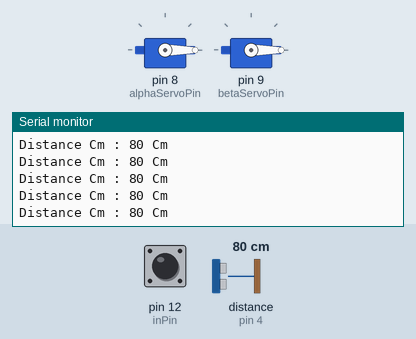
The sketch below on a simulated Arduino Uno, built with avr-gcc and run on an emulated ATmega328P. On the bench: 2 × servo, the last lines printed to the serial monitor. Wiring (inferred from the names in the program): ultrasonic range finder: trigger pin 6; echo pin 4. Inputs (shaded band) come from the test bench; at power-on: distance to the obstacle (sensor on pin 4) 80 cm, pin 12 (inPin) LOW. The echo pulse lasts 58.3 µs per cm.

Above: at 1.2 s.
1.3 s: distance to the obstacle (sensor on pin 4) set to 2 cm
At 1.8 s:
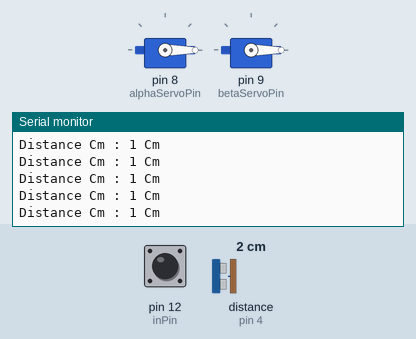
4.3 s: distance to the obstacle (sensor on pin 4) set to 18 cm
At 4.9 s:
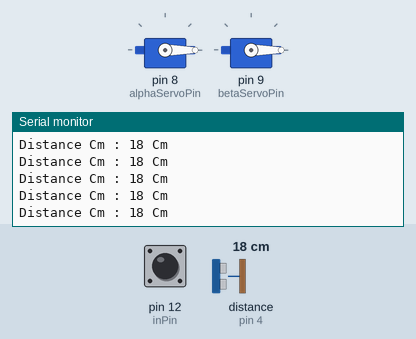
7.3 s: pin 12 (inPin) pulsed HIGH 2 times (0.12 s each, 0.3 s apart)
10.9 s: pin 12 (inPin) pulsed HIGH 2 times (0.12 s each, 0.3 s apart)
At 11.33 s:
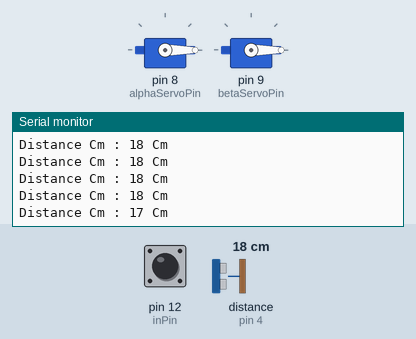
Timing chart, 0 to 13.9 s (numbered marks = the images above; inputs shaded):
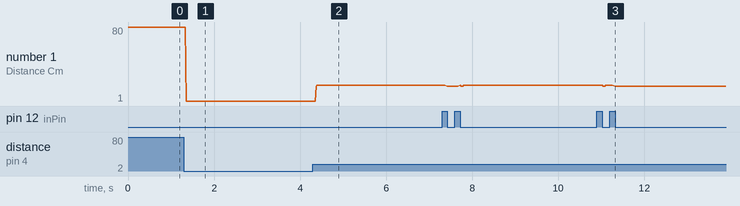

The sketch:

MeasureTest.ino
```cpp
#include <Servo.h>

const int echoPin = 4;
const int trigPin = 6;
const int alphaServoPin = 8;
const int betaServoPin = 9;
const int inPin = 12;

Servo alphaServo;
Servo betaServo;

void setup() {
  Serial.begin(9600);
  pinMode(inPin, INPUT);
  pinMode(echoPin, INPUT);
  pinMode(trigPin, OUTPUT);
  alphaServo.attach(alphaServoPin);
  betaServo.attach(betaServoPin);
}

void loop() {

  alphaServo.write(0);
  betaServo.write(0);

  if (digitalRead(inPin) == HIGH) {
    return;
  }

  Serial.print("Distance Cm : ");
  Serial.print(measureDistanceCm());
  Serial.println(" Cm");
}

long measureDistanceCm() {
  digitalWrite(trigPin, LOW);
  delayMicroseconds(2);
  digitalWrite(trigPin, HIGH);
  delayMicroseconds(10);
  digitalWrite(trigPin, LOW);
  long duration = pulseIn(echoPin, HIGH);
  return duration / 29 / 2;
}
```

Measured:
- after the input at 1.3 s, the serial monitor: prints a new line after 0.05 s (image 1)
- after the input at 4.3 s, the serial monitor: prints a new line after 0.07 s (image 2)
- after the input at 10.9 s, the serial monitor: prints a new line after 0.14 s (image 3)
- plotted number 1: 80 → 1 after the input at 1.3 s, 1 → 18 after the input at 4.3 s, 18 → 17 after the input at 10.9 s
